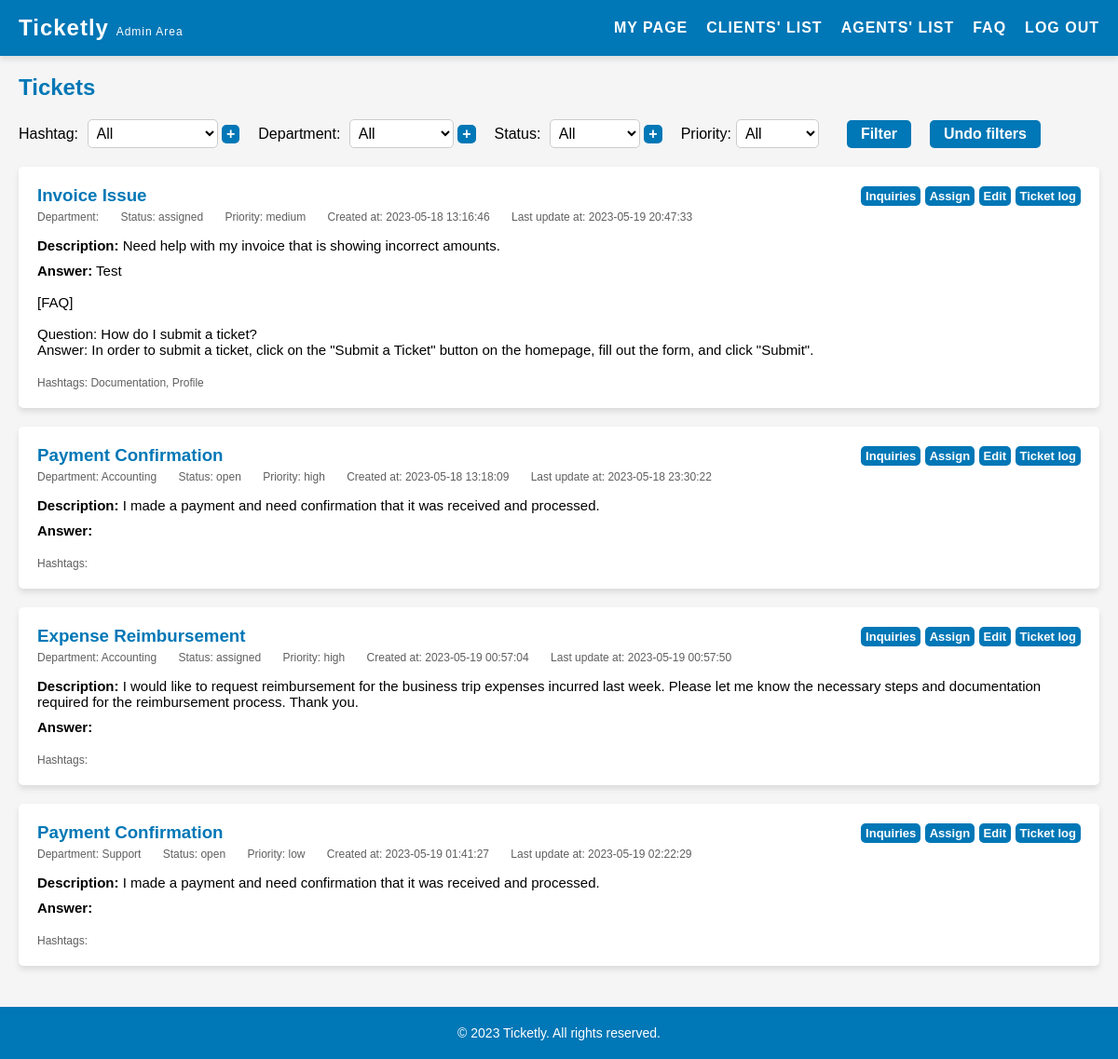
/pages/admin.php (signed in), run on the app's committed database.
### tables this page shows
CREATE TABLE "tickets" (
    id INTEGER PRIMARY KEY AUTOINCREMENT,
    title VARCHAR(255) NOT NULL,
    description TEXT NOT NULL,
    answer TEXT,
    client_id INTEGER NOT NULL,
    agent_id INTEGER,
    priority VARCHAR(10) NOT NULL DEFAULT 'medium' CHECK (priority IN ('low', 'medium', 'high')),
    created_at DATETIME NOT NULL,
    updated_at DATETIME NOT NULL,
    department_id INTEGER,
    status_id INTEGER NOT NULL DEFAULT 1,
    FOREIGN KEY(status_id) REFERENCES status(id),
    FOREIGN KEY(client_id) REFERENCES users(id),
    FOREIGN KEY(agent_id) REFERENCES users(id),
    FOREIGN KEY(department_id) REFERENCES departments(id)
);

CREATE TABLE status (
    id INTEGER PRIMARY KEY AUTOINCREMENT,
    name VARCHAR(255) NOT NULL UNIQUE
);

CREATE TABLE ticket_hashtags (
    ticket_id INTEGER NOT NULL,
    hashtag_id INTEGER NOT NULL,
    PRIMARY KEY (ticket_id, hashtag_id),
    FOREIGN KEY(ticket_id) REFERENCES tickets(id),
    FOREIGN KEY(hashtag_id) REFERENCES hashtags(id)
);

CREATE TABLE hashtags (
    id INTEGER PRIMARY KEY AUTOINCREMENT,
    name VARCHAR(255) NOT NULL UNIQUE
);

CREATE TABLE departments (
    id INTEGER PRIMARY KEY AUTOINCREMENT,
    name VARCHAR(255) NOT NULL UNIQUE
);

### pages/admin.php (called while the page is built, shortened)
<?php
    $session = new Session();
    require_once(__DIR__ . '/../templates/admin.tpl.php');
    drawAdmin($session);
?>

### database/ticketHashtags.class.php (called while the page is built, shortened)
<?php
    class TicketHashtags {
        public function __construct(int $ticketId, int $hashtagId) {
            $this->hashtagId = $hashtagId;
        }
    }
    function getTicketHashtags(PDO $db, int $ticketId): array {
        $stmt = $db->prepare('SELECT * FROM ticket_hashtags WHERE ticket_id = :ticketId');
        $stmt->bindValue(':ticketId', $ticketId, PDO::PARAM_INT);
        $stmt->execute();
        $ticketHashtags = [];
        while ($row = $stmt->fetch(PDO::FETCH_ASSOC)) {
            $ticketHashtags[] = new TicketHashtags(
                (int) $row['ticket_id'],
                (int) $row['hashtag_id']
            );
        }
        return $ticketHashtags;
    }
?>

### database/hashtags.class.php (called while the page is built, shortened)
<?php
    function getHashtagsNameById(PDO $db, int $id): string {
        $stmt = $db->prepare('SELECT name FROM hashtags WHERE id = :id');
        $stmt->bindValue(':id', $id, PDO::PARAM_INT);
        $stmt->execute();
        $row = $stmt->fetch(PDO::FETCH_ASSOC);
        if ($row) {
            return $row['name'];
        }
        return '';
    }
?>

### database/status.class.php (called while the page is built, shortened)
<?php
    function getStatusNameById(PDO $db, int $id): string {
        $stmt = $db->prepare('SELECT name FROM status WHERE id = :id');
        $stmt->bindValue(':id', $id, PDO::PARAM_INT);
        $stmt->execute();
        $row = $stmt->fetch(PDO::FETCH_ASSOC);
        if ($row) {
            return $row['name'];
        }
        return '';
    }
?>

### database/departments.class.php (called while the page is built, shortened)
<?php
    function getDepartmentsNameById(PDO $db, int $id): string {
        $stmt = $db->prepare('SELECT name FROM departments WHERE id = :id');
        $stmt->bindValue(':id', $id, PDO::PARAM_INT);
        $stmt->execute();
        $row = $stmt->fetch(PDO::FETCH_ASSOC);
        if ($row) {
            return $row['name'];
        }
        return '';
    }
?>

### templates/admin.tpl.php (the view, shortened to what this page needs)
<?php function drawAdmin(Session $session) {
    require_once __DIR__ . '/../database/tickets.class.php';
    require_once __DIR__ . '/../database/connection.db.php';
    require_once __DIR__ . '/../database/departments.class.php';
    require_once __DIR__ . '/../database/status.class.php';
    require_once __DIR__ . '/../database/hashtags.class.php';
    require_once __DIR__ . '/../database/ticketHashtags.class.php';
    $db = getDatabaseConnection();
    $stmt = $db->prepare('SELECT * FROM tickets');
    $stmt->execute();
    $tickets = $stmt->fetchAll(PDO::FETCH_ASSOC);
    ?>
    <!DOCTYPE html>
    <html>
    <head>
    <link rel="stylesheet" href="../style/admin.css">
    <link rel="stylesheet" href="../style/header.css">
    </head>
    <body>
    <header>
        <h1>Ticketly <span class="smaller">Admin Area</span></h1>
        <nav>
        <ul>
            <li><a href="myPage.php">My Page</a></li>
            <li><a href="listClients.php">Clients' List</a></li>
            <li><a href="listAgents.php">Agents' List</a></li>
            <li><a href="faq.php">FAQ</a></li>
            <li><a href="../actions/action_logout.php">Log out</a></li>
        </ul>
        </nav>
    </header>
    <main>
        <section id="my-tickets">
        <h2>Tickets</h2>
        <div class="filters">
            <div id="hashtag-filter-container" class="filter-container">
                <label for="hashtag-filter">Hashtag:</label>
                <select id="hashtag-filter">
                    <option value="all">All</option>
                </select>
                <button id="add-hashtag" onclick="showAddHashtag()">+</button>
            </div>
            <div id="department-filter-container" class="filter-container">
                <label for="department-filter">Department:</label>
                <select id="department-filter">
                    <option value="all">All</option>
                </select>
                <button id="add-department" onclick="showAddDepartment()">+</button>
            </div>
            <div id="status-filter-container" class="filter-container">
                <label for="status-filter">Status:</label>
                <select id="status-filter">
                    <option value="all">All</option>
                </select>
                <button id="add-status" onclick="showAddStatus()">+</button>
            </div>
            <label for="priority-filter">Priority:</label>
            <select id="priority-filter">
                <option value="all">All</option>
            </select>
            <button id="filter">Filter</button>
            <button id="undo-filter">Undo filters</button>
        </div>
        <div class="ticket-container">
            <?php foreach ($tickets as $ticket) { ?>
                <?php
                    $ticketHashtags = getTicketHashtags($db, (int)$ticket['id']);
                    $hashtagCount = count($ticketHashtags);
                    $hashtagString = '';
                    foreach ($ticketHashtags as $index => $hashtag) {
                        $hashtagName = getHashtagsNameById($db, $hashtag->hashtagId);
                        $hashtagString .= $hashtagName;
                        if ($index < $hashtagCount - 1) {
                            $hashtagString .= ', ';
                        }
                    }
                ?>
                <div class="ticket" data-department="<?= $ticket['department_id'] ?>" data-status="<?= $ticket['status_id'] ?>" data-priority="<?= $ticket['priority'] ?>" data-hashtags="<?= $hashtagString ?>">
                    <div class="ticket-top">
                        <h3 class="ticket-subject"><?= $ticket['title'] ?></h3>
                        <div class="edit-buttons">
                            <a href="inquiries.php?id=<?= $ticket['id'] ?>" class="edit-button">Inquiries</a>
                            <a href="assignTicket.php?id=<?= $ticket['id'] ?>" class="edit-button">Assign</a>
                            <a href="editTicket.php?id=<?= $ticket['id'] ?>" class="edit-button">Edit</a>
                            <a href="ticketLog.php?id=<?= $ticket['id'] ?>" class="edit-button">Ticket log</a>
                        </div>
                    </div>
                    <div class="ticket-info">
                        <span class="ticket-department">Department: <?= getDepartmentsNameById($db, $ticket['department_id']) ?></span>
                        <span class="ticket-status">Status: <?= getStatusNameById($db, $ticket['status_id']) ?></span>
                        <span class="ticket-priority">Priority: <?= $ticket['priority'] ?></span>
                        <span class="ticket-createdAt">Created at: <?= $ticket['created_at'] ?></span>
                        <span class="ticket-updatedAt">Last update at: <?= $ticket['updated_at'] ?></span>
                    </div>
                    <div class="ticket-details">
                        <p class="ticket-summary"><strong>Description:</strong> <?= nl2br(htmlspecialchars($ticket['description'])) ?></p>
                        <p class="ticket-answer"><strong>Answer:</strong> <?= nl2br(htmlspecialchars($ticket['answer'])) ?></p>
                    </div>
                    <div class="ticket-info">
                        <span class="ticket-hashtags">Hashtags:
                            <?php
                                $ticketHashtags = getTicketHashtags($db, $ticket['id']);
                                $hashtagCount = count($ticketHashtags);
                                foreach ($ticketHashtags as $index => $hashtag) {
                                    $hashtagName = getHashtagsNameById($db, $hashtag->hashtagId);
                                    echo $hashtagName;
                                    if ($index < $hashtagCount - 1) {
                                        echo ', ';
                                    }
                                }
                            ?>
                        </span>
                    </div>
                </div>
            <?php } ?>
            </section>
    </main>
    <?php include '../templates/footer.tpl.php';?>
    </body>
    </html>
<?php } ?>

### style/admin.css (style rules this page uses)
main { padding: 20px; }
section { margin-bottom: 40px; }
section h2 { color: #0077b6; margin-bottom: 20px; }
#my-tickets { margin-bottom: 80px; }
.filters { display: flex; align-items: center; justify-content: flex-start; margin-bottom: 20px; }
.filters label { font-size: 16px; margin-right: 5px; }
.filters select { font-size: 16px; padding: 5px; border-radius: 5px; border: 1px solid #ccc; background-color: #fff; }
#priority-filter { margin-right: 20px; }
.filters button { font-size: 16px; padding: 6px 15px; background-color: #0077b6; color: #fff; border-radius: 5px; border: none; margin-left: 10px; cursor: pointer; white-space: nowrap; font-weight: bold; margin-right: 10px; }
#add-hashtag, #add-department, #add-status { padding: 1px 5px; margin-left: auto; margin-right: 20px; }
.filter-container { position: relative; }
.ticket-container { margin-top: 10px; position: relative; }
.ticket { box-shadow: 0 4px 6px rgba(0, 0, 0, 0.1); padding: 20px; background-color: #fff; margin-bottom: 20px; border-radius: 5px; }
.ticket h3 { margin-top: 0; color: #0077b6; }
.ticket-info { font-size: 12px; margin-bottom: 15px; color:#5f5f5f; }
.ticket-info:last-of-type { margin-bottom: 0; }
.ticket-info span { display: inline-block; margin-right: 20px; }
.ticket-details { font-size: 15px; margin-bottom: 20px; }
.ticket-summary { margin-bottom: 10px; }
.ticket-top { display: flex; align-items: center; justify-content: space-between; margin-bottom: 5px; }
.edit-button { display: inline-block; padding: 3px 5px; background-color: #0077b6; color: #fff; border: none; border-radius: 5px; text-decoration: none; font-weight: bold; transition: background-color 0.3s ease; font-size: small; }

### style/header.css (style rules this page uses)
* { box-sizing: border-box; margin: 0; padding: 0; }
body { font-family: Arial, sans-serif; background-color: #f5f5f5; }
header { background-color: #0077b6; color: #fff; display: flex; justify-content: space-between; align-items: center; padding: 20px; height: 60px; box-shadow: 0 4px 6px rgba(0, 0, 0, 0.1); }
header h1 { font-size: 24px; letter-spacing: 1px; }
header nav ul { display: flex; list-style-type: none; }
header nav li:not(:last-child) { margin-right: 20px; }
header nav a { color: #fff; text-decoration: none; font-size: 16px; letter-spacing: 1px; text-transform: uppercase; font-weight: 600; transition: color 0.3s ease; }
.smaller { font-size: 0.5em; font-weight: lighter; }

### data on the page
tickets: title "Invoice Issue", status.name "assigned", priority "medium", created_at "2023-05-18 13:16:46", updated_at "2023-05-19 20:47:33", description "Need help with my invoice that is showing incorrect amounts.", answer "Test [FAQ] Question: How do I submit a ticket? Answer: In order to submit a ticket, click on the \"Submit a Ticket\" button on the homepage, fill out the form, and click \"Submit\"."
ticket_hashtags: hashtag.name "Documentation"
ticket_hashtags: hashtag.name "Profile"
tickets: title "Payment Confirmation", getDepartmentsNameById($db, $ticket['department_id']) "Accounting", status.name "open", priority "high", created_at "2023-05-18 13:18:09", updated_at "2023-05-18 23:30:22", description "I made a payment and need confirmation that it was received and processed."
tickets: title "Expense Reimbursement", department.name "Accounting", status.name "assigned", priority "high", created_at "2023-05-19 00:57:04", updated_at "2023-05-19 00:57:50", description "I would like to request reimbursement for the business trip expenses incurred last week. Please let me know the necessary steps and documentation required for the reimbursement process. Thank you."
tickets: title "Payment Confirmation", department.name "Support", status.name "open", priority "low", created_at "2023-05-19 01:41:27", updated_at "2023-05-19 02:22:29", description "I made a payment and need confirmation that it was received and processed."
